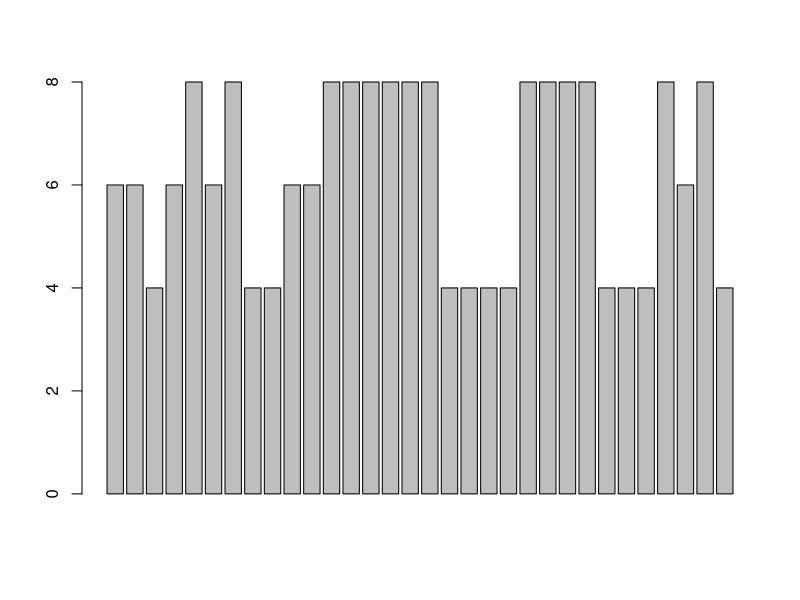
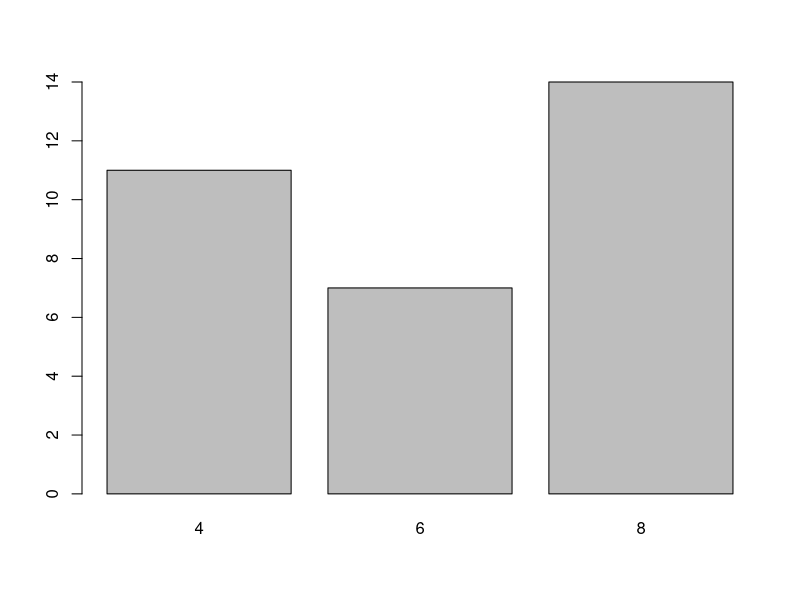
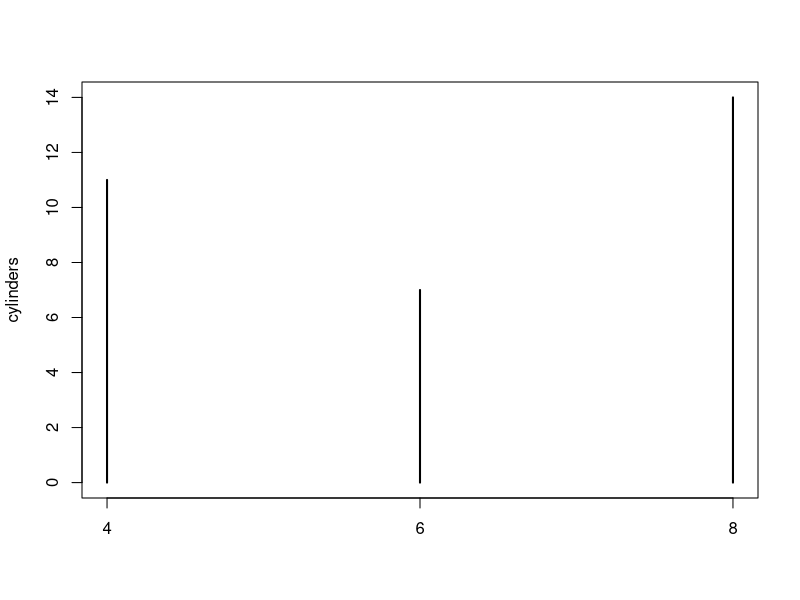
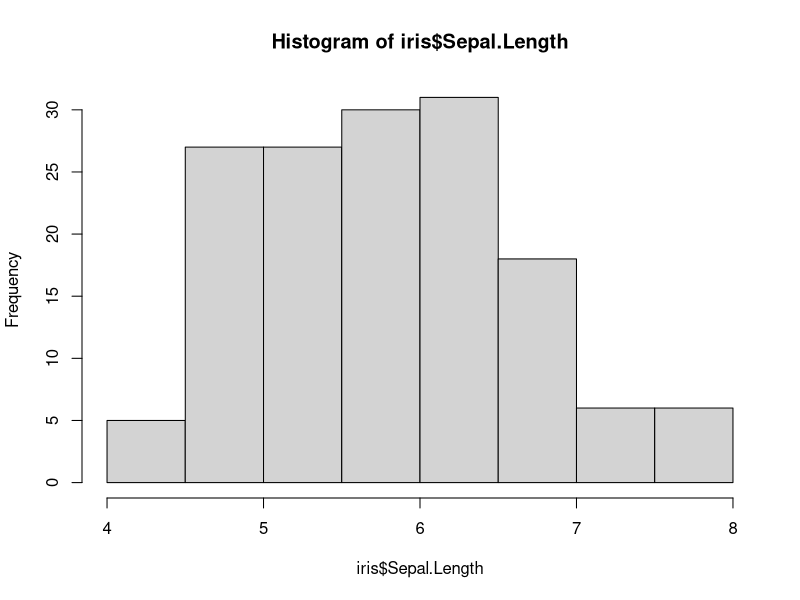
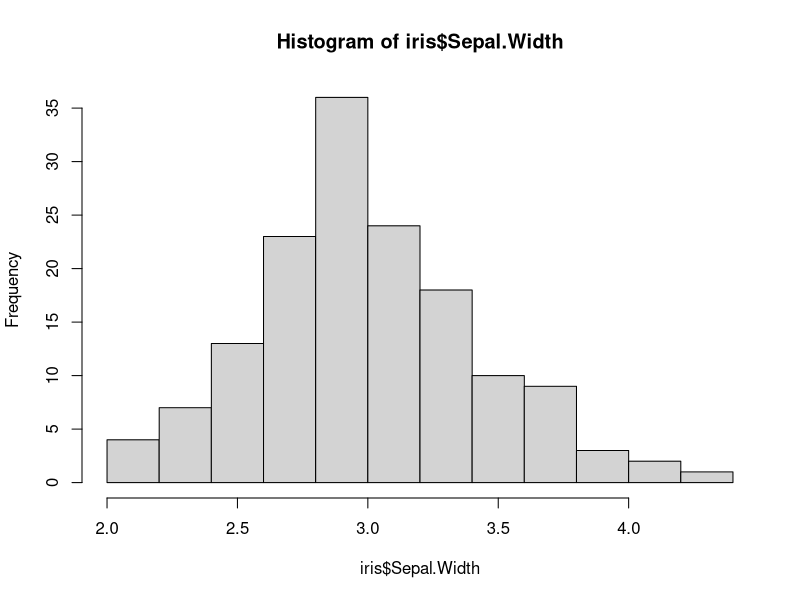
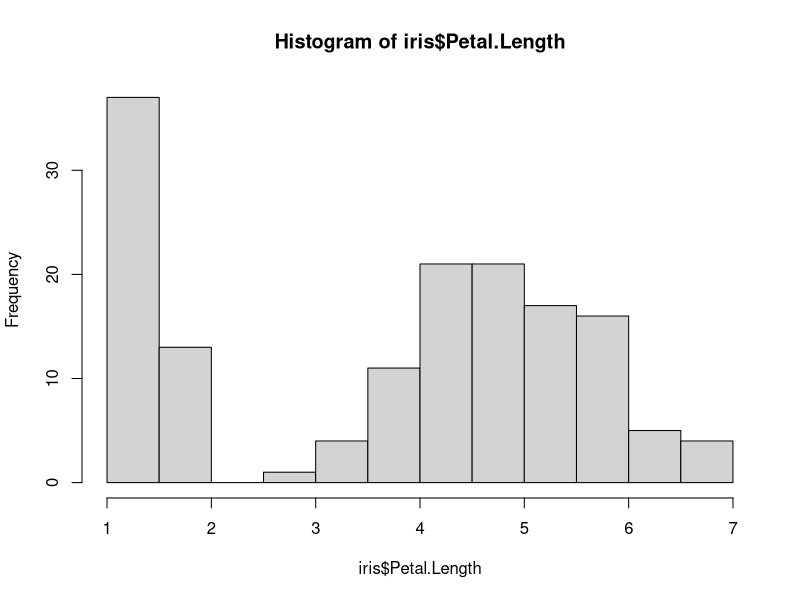
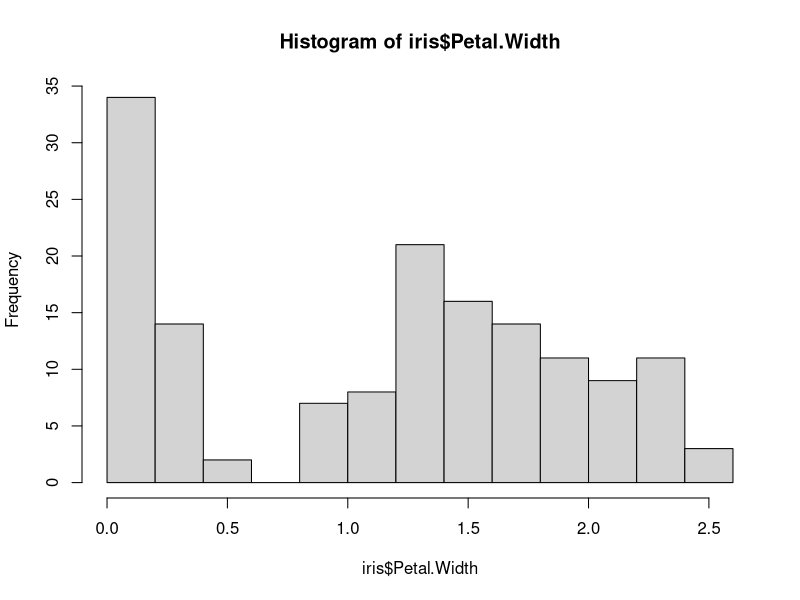
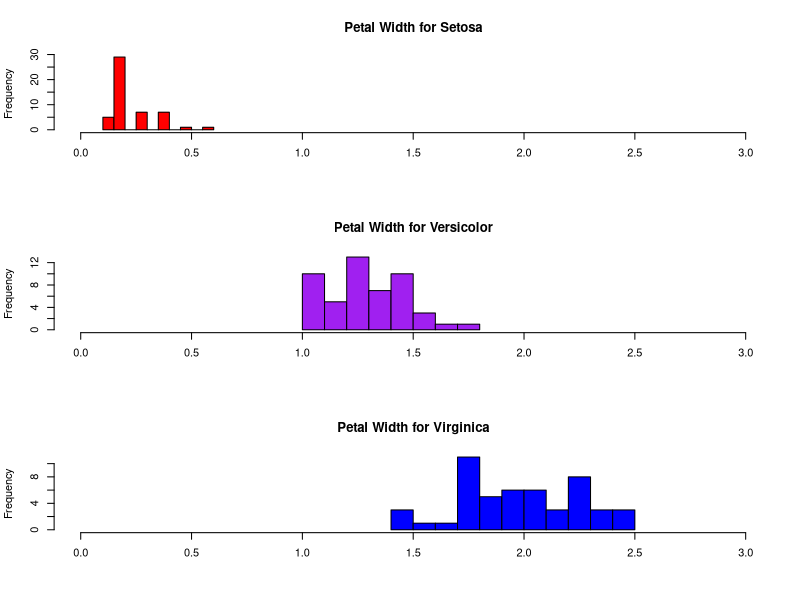

These charts were generated, in order, by the following R code:

# ========================
#  Simple Bar Chart
# ========================

# Load data sets
library(datasets)

# Load data
?mtcars
head(mtcars)

# Bar chart. Use barplot() function
# It does not work, it simply take each row
# and plot it on the bar chart
barplot(mtcars$cyl)


# Instead, we need to create a table with frequencies
# for each category
cylinders <- table(mtcars$cyl) # Reduced to frequency table
barplot(cylinders)             # Now you see it nicely
plot(cylinders)                # Line plot. Not thick






# =====================
# Histogram
# =====================
# Histogram is great for data that is quantitative, scaled,
# measured, interval or ratio leveled
#
# The things we want to see from histogram, is:
#     > Shape (skewness, kurtosis...)
#     > Outliers
#     > Gaps
#     > Symmetry

# Once again, we use iris dataset
?iris
head(iris)


# Let's plot easily using hist() function
hist(iris$Sepal.Length)
hist(iris$Sepal.Width)
hist(iris$Petal.Length)
hist(iris$Petal.Width)



# Histogram by Group (By each flower species)
par(mfrow = c(3,1) )  # Plot the graph in 3 rows, 1 column
                      # SO there will be 3 figures


# First, let's see how can we filter out certain rows
# Recall that data frame are just matrix, we want to select
# all rows with iris$Species == 'setosa, and all of its columns!
setosaOnly = iris[iris$Species == 'setosa',]
setosaOnly


# We are ready to go plotting some histograms
# Petal Width for Setosa
hist(iris$Petal.Width[ iris$Species == 'setosa'],
  xlim = c(0,3),     # Show range 0 to 3 only
  breaks = 9,        # How many bars
  main = "Petal Width for Setosa",
  xlab = "",
  col = "red"
)


# Petal Width for Versicolor
hist(iris$Petal.Width[ iris$Species == 'versicolor' ],
  xlim = c(0,3),
  breaks = 9,
  main = 'Petal Width for Versicolor',
  xlab = '',
  col = 'purple'
)


# Petal Width for Virginica
hist(iris$Petal.Width[ iris$Species == 'virginica'],
  xlim = c(0,3),
  breaks = 9,
  main = 'Petal Width for Virginica',
  xlab = '',
  col = 'blue'
)




# Reset the figure plotting to be 1 row 1 column
par(mfrow = c(1,1) )







